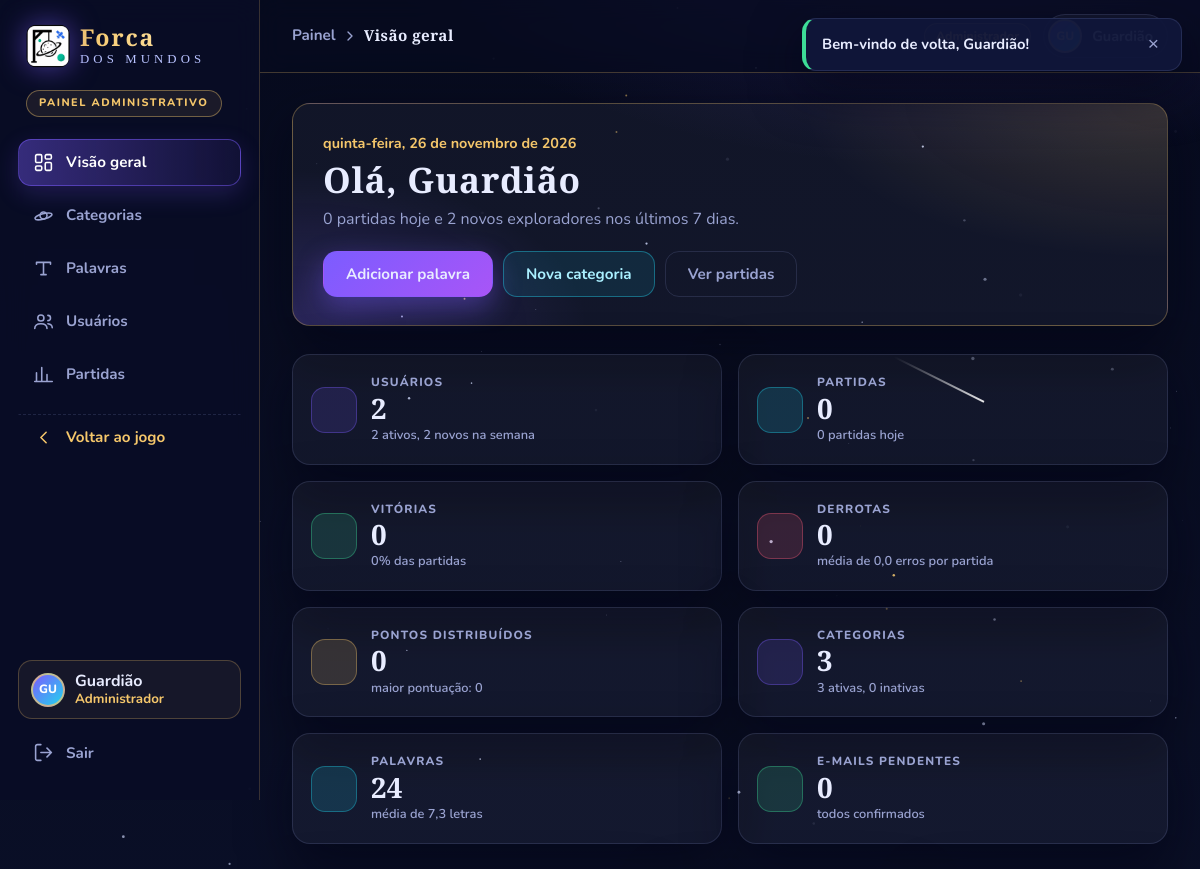
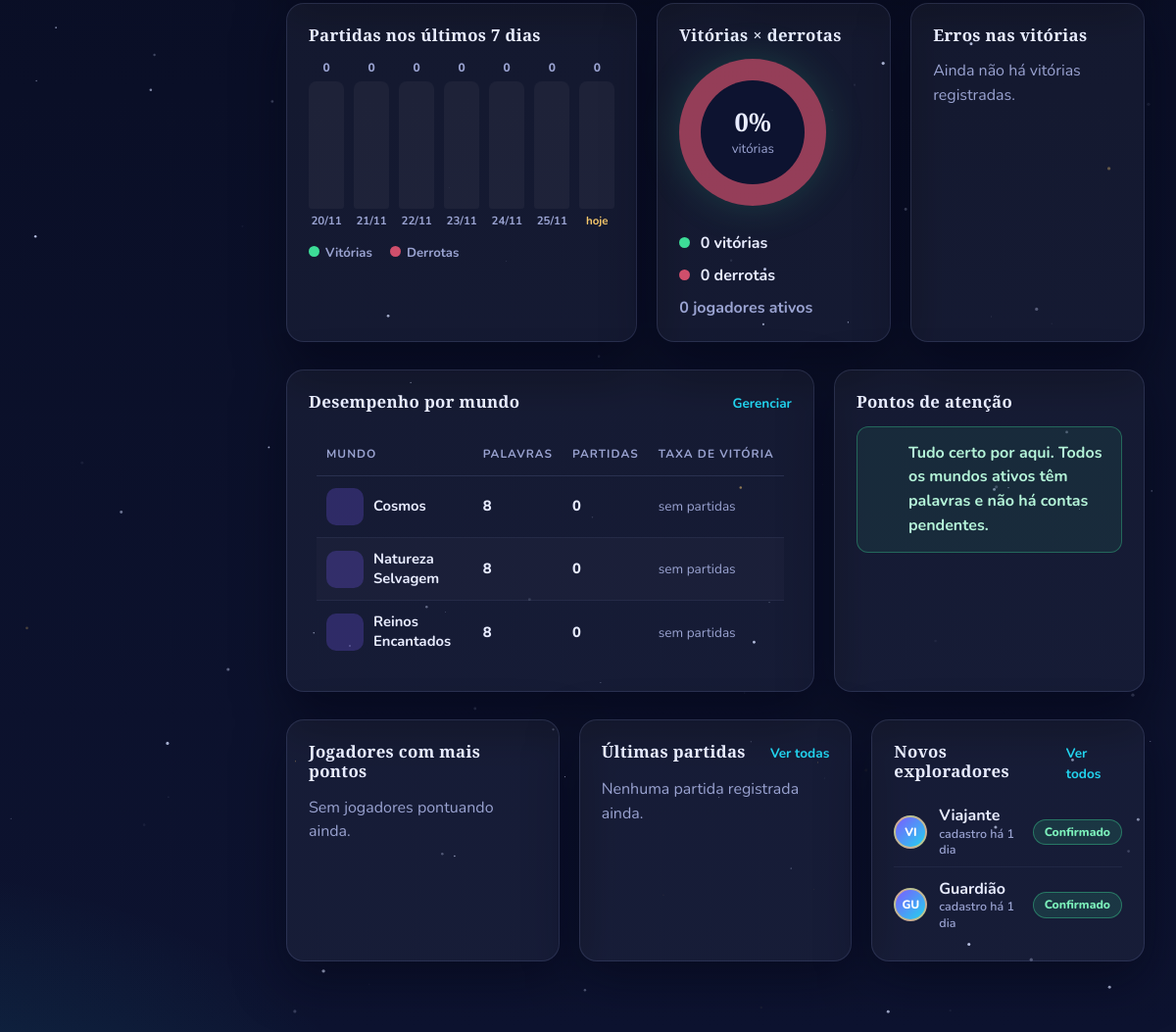
The app's page /public/admin (signed in) with its own data (2 pictures, top to bottom).
### tables this page shows
CREATE TABLE usuarios (
    id        INT UNSIGNED NOT NULL AUTO_INCREMENT,
    nome      VARCHAR(120) NOT NULL,
    apelido   VARCHAR(30)  NOT NULL,
    email     VARCHAR(160) NOT NULL,
    senha     VARCHAR(255) NOT NULL,
    foto      VARCHAR(80)  NULL DEFAULT NULL,
    perfil    ENUM('admin', 'jogador') NOT NULL DEFAULT 'jogador',
    status    ENUM('ativo', 'inativo') NOT NULL DEFAULT 'ativo',
     
     
    email_verificado_em DATETIME NULL DEFAULT NULL,
    criado_em DATETIME NOT NULL DEFAULT CURRENT_TIMESTAMP,
    PRIMARY KEY (id),
    UNIQUE KEY uq_usuarios_email (email),
    UNIQUE KEY uq_usuarios_apelido (apelido),
    KEY idx_usuarios_perfil_status (perfil, status)
);

CREATE TABLE categorias (
    id        INT UNSIGNED NOT NULL AUTO_INCREMENT,
    nome      VARCHAR(60)  NOT NULL,
    descricao VARCHAR(255) NOT NULL DEFAULT '',
    imagem    VARCHAR(80)  NULL DEFAULT NULL,
    icone     VARCHAR(20)  NOT NULL DEFAULT 'planeta',
    status    ENUM('ativo', 'inativo') NOT NULL DEFAULT 'ativo',
    criado_em DATETIME NOT NULL DEFAULT CURRENT_TIMESTAMP,
    PRIMARY KEY (id),
    UNIQUE KEY uq_categorias_nome (nome)
);

### app/Views/admin/dashboard.php (the view, shortened to what the rows shown need)
<section class="admin-hero card">
    <div>
        <span class="admin-data"><?= e(data_extensa()) ?></span>
        <h1>Olá, <?= e($usuario['apelido']) ?></h1>
        <p>
            <?= e(plural((int) $partidas['hoje'], 'partida', 'partidas')) ?> hoje e
            <?= e(plural((int) $usuarios['novos7'], 'novo explorador', 'novos exploradores')) ?> nos últimos 7 dias.
        </p>
    </div>
</section>
<section class="adm-grade-a">
    <div class="card">
        <h2 class="card-titulo">Partidas nos últimos 7 dias</h2>
    </div>
    <div class="card">
        <h2 class="card-titulo">Vitórias × derrotas</h2>
    </div>
    <div class="card">
        <h2 class="card-titulo">Erros nas vitórias</h2>
    </div>
</section>
<section class="adm-grade-b">
    <div class="card">
        <div class="card-titulo-linha">
            <h2 class="card-titulo">Desempenho por mundo</h2>
        </div>
        <?php if (!$mundos): ?>
            <p class="vazio-texto">Nenhuma categoria cadastrada.</p>
        <?php else: ?>
            <div class="tabela-caixa">
                <table class="tabela">
                    <thead><tr><th>Mundo</th><th>Palavras</th><th>Partidas</th><th>Taxa de vitória</th></tr></thead>
                    <tbody>
                        <?php foreach ($mundos as $m): $taxa = pct($m['vitorias'], $m['partidas']); ?>
                            <tr>
                                <td data-rotulo="Mundo">
                                    <span class="mundo-mini">
                                        <span class="mundo-mini-icone"><?= icone_svg($m['icone']) ?></span>
                                        <span class="celula-dupla"><strong><?= e($m['nome']) ?></strong><?php if ($m['status'] !== 'ativo'): ?><small>desativado</small><?php endif; ?></span>
                                    </span>
                                </td>
                                <td data-rotulo="Palavras"><span class="<?= (int) $m['palavras'] === 0 ? 'num-zero' : 'num-forte' ?>"><?= (int) $m['palavras'] ?></span></td>
                                <td data-rotulo="Partidas"><span class="num-forte"><?= (int) $m['partidas'] ?></span></td>
                                <td data-rotulo="Taxa de vitória">
                                    <?php if ((int) $m['partidas'] === 0): ?>
                                        <span class="sem-dado">sem partidas</span>
                                    <?php else: ?>
                                        <div class="taxa"><div class="taxa-trilho"><i style="width: <?= $taxa ?>%"></i></div><span><?= $taxa ?>%</span></div>
                                    <?php endif; ?>
                                </td>
                            </tr>
                        <?php endforeach; ?>
                    </tbody>
                </table>
            </div>
        <?php endif; ?>
    </div>
    <div class="card">
        <h2 class="card-titulo">Pontos de atenção</h2>
    </div>
</section>
<section class="adm-grade-c">
    <div class="card">
        <h2 class="card-titulo">Jogadores com mais pontos</h2>
    </div>
    <div class="card">
        <div class="card-titulo-linha">
            <h2 class="card-titulo">Últimas partidas</h2>
        </div>
    </div>
    <div class="card">
        <div class="card-titulo-linha">
            <h2 class="card-titulo">Novos exploradores</h2>
        </div>
        <?php if (!$novosUsuarios): ?>
            <p class="vazio-texto">Nenhum usuário cadastrado.</p>
        <?php else: ?>
            <ul class="lista-pessoas">
                <?php foreach ($novosUsuarios as $n): ?>
                    <li>
                        <?php $avatarUsuario = $n; $avatarClasse = 'avatar-sm'; require __DIR__ . '/../partials/avatar.php'; ?>
                        <span class="meio"><strong><?= e($n['apelido']) ?></strong><small>cadastro <?= e(tempo_atras($n['criado_em'])) ?></small></span>
                        <span class="badge <?= !empty($n['email_verificado_em']) ? 'badge-ok' : 'badge-ouro' ?>"><?= !empty($n['email_verificado_em']) ? 'Confirmado' : 'Pendente' ?></span>
                    </li>
                <?php endforeach; ?>
            </ul>
        <?php endif; ?>
    </div>
</section>

### app/Core/helpers.php (shortened to what the rows shown need)
<?php
function e($valor): string
{
    return htmlspecialchars((string) $valor, ENT_QUOTES | ENT_SUBSTITUTE, 'UTF-8');
}
function url(string $caminho = ''): string
{
    return BASE_URL . '/' . ltrim($caminho, '/');
}
function foto_url(?array $usuario): ?string
{
    if (!$usuario || empty($usuario['foto'])) {
        return null;
    }
    return upload_url($usuario['foto'], 'perfis');
}
function iniciais(?string $apelido): string
{
    $apelido = trim((string) $apelido);
    return mb_strtoupper(mb_substr($apelido !== '' ? $apelido : '?', 0, 2));
}
function icone_svg(string $chave): string
{
    $icones = [
        'planeta' => '<circle cx="32" cy="32" r="14"/><ellipse cx="32" cy="34" rx="28" ry="8" transform="rotate(-18 32 34)"/>',
        'estrela' => '<path d="M32 6l7.5 17 18.5 1.8-14 12.3 4.2 18.1L32 45.7 15.8 55.2 20 37.1 6 24.8 24.5 23z"/>',
        'lua'     => '<path d="M44 8a24 24 0 1 0 12 34A20 20 0 0 1 44 8z"/><circle cx="48" cy="48" r="1.5"/>',
        'foguete' => '<path d="M32 6c10 8 14 20 10 34H22C18 26 22 14 32 6z"/><circle cx="32" cy="24" r="4"/><path d="M22 40l-8 10 10-2M42 40l8 10-10-2M28 46l4 12 4-12"/>',
        'castelo' => '<path d="M10 56V24l6 4V16l6 4V12h20v8l6-4v12l6-4v32z"/><path d="M26 56V42a6 6 0 0 1 12 0v14"/>',
        'folha'   => '<path d="M12 52C10 28 28 10 54 10c0 26-16 44-40 42z"/><path d="M12 52L38 26"/>',
    ];
    $conteudo = $icones[$chave] ?? $icones['planeta'];
    return '<svg class="icone-svg" viewBox="0 0 64 64" fill="none" stroke="currentColor" stroke-width="2.5" stroke-linecap="round" stroke-linejoin="round" aria-hidden="true">' . $conteudo . '</svg>';
}
function plural(int $n, string $singular, string $plural): string
{
    return $n . ' ' . ($n === 1 ? $singular : $plural);
}
function data_extensa(?int $timestamp = null): string
{
    $timestamp = $timestamp ?? time();
    $dias = ['domingo', 'segunda-feira', 'terça-feira', 'quarta-feira', 'quinta-feira', 'sexta-feira', 'sábado'];
    $meses = ['janeiro', 'fevereiro', 'março', 'abril', 'maio', 'junho', 'julho', 'agosto', 'setembro', 'outubro', 'novembro', 'dezembro'];
    return $dias[(int) date('w', $timestamp)] . ', ' . date('j', $timestamp) . ' de ' . $meses[(int) date('n', $timestamp) - 1] . ' de ' . date('Y', $timestamp);
}
function tempo_atras(?string $data): string
{
    $segundos = time() - strtotime($data);
    if ($segundos < 86400 * 7) {
        $dias = (int) floor($segundos / 86400);
        return 'há ' . $dias . ($dias === 1 ? ' dia' : ' dias');
    }
    return date('d/m/Y', strtotime($data));
}

### app/Views/partials/avatar.php
<?php
$avatarFoto = foto_url($avatarUsuario ?? null);
$avatarClasse = $avatarClasse ?? '';
?>
<?php if ($avatarFoto): ?>
    <img class="avatar <?= e($avatarClasse) ?>" src="<?= e($avatarFoto) ?>" alt="Foto de <?= e($avatarUsuario['apelido'] ?? '') ?>">
<?php else: ?>
    <span class="avatar avatar-iniciais <?= e($avatarClasse) ?>"><?= e(iniciais($avatarUsuario['apelido'] ?? '?')) ?></span>
<?php endif; ?>

### app/Views/layouts/admin.php (shortened to what the rows shown need)
<!DOCTYPE html>
<html lang="pt-BR">
<head>
    <?php $cssExtras = ['layout.css', 'home.css', 'admin.css']; require __DIR__ . '/../partials/head.php'; ?>
</head>
<body class="app-body admin-body" data-base="<?= e(url('')) ?>">
    <div class="shell">
        <aside class="sidebar sidebar-admin" id="sidebar">
            <div class="sidebar-rodape">
                <div class="sidebar-usuario">
                    <?php $avatarUsuario = $usuario; $avatarClasse = 'avatar-sm'; require __DIR__ . '/../partials/avatar.php'; ?>
                    <span><strong><?= e($usuario['apelido']) ?></strong><small>Administrador</small></span>
                </div>
            </div>
        </aside>
        <div class="coluna">
                        <?php $avatarUsuario = $usuario; $avatarClasse = 'avatar-sm'; require __DIR__ . '/../partials/avatar.php'; ?>
            <main class="pagina pagina-entrada"><?= $conteudo ?></main>
        </div>
    </div>
</body>
</html>

### records on screen
usuarios: apelido "GU", apelido "Guardião", criado_em "há 1 dia", shows "Confirmado"
categorias: nome "Cosmos", palavras "8", partidas "0"
categorias: nome "Natureza Selvagem", palavras "8", partidas "0"
categorias: nome "Reinos Encantados", palavras "8", partidas "0"
usuarios: apelido "VI", apelido "Viajante", criado_em "há 1 dia", shows "Confirmado"

### other values on screen
$rotulo "Visão geral"
$rotulo "Categorias"
$rotulo "Palavras"
$rotulo "Usuários"
$rotulo "Partidas"
$titulo "Visão geral"
data_extensa() "quinta-feira, 26 de novembro de 2026"
plural((int) $partidas['hoje'], 'partida', 'partidas') "0 partidas"
$rotulo "USUÁRIOS"
$valor "2"
$detalhe "2 ativos, 2 novos na semana"
$rotulo "PARTIDAS"
$valor "0"
$detalhe "0 partidas hoje"
$rotulo "VITÓRIAS"
